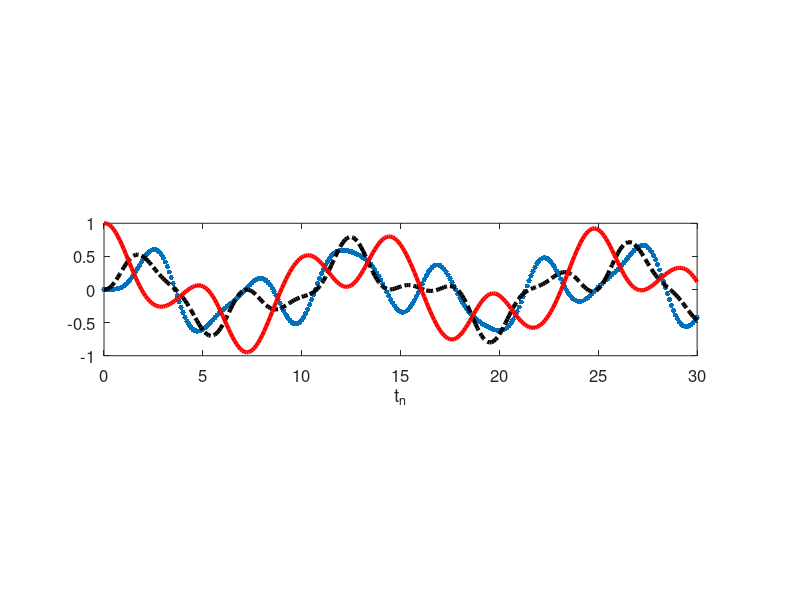

MATLAB code for this plot:
%
DAT.MARKERSIZE=12;
DAT.FONTSIZE=12;
DAT.LINEWIDTH=3;


P=[3 -2 0;-2 3 -1; 0 -1 1];

x1=[0;0;1];
TAU=0.1;

%%%%%%%%%%%%%%%%%%%%%%%%%%%%%%%%%%%%%%%%%%%%%%%%%%%%%%%%%%%%%%%%%%%%%%%%%%%%%%%%
T=0:TAU:30;
L=length(T);
N=numel(x1);

X=zeros(N,L);
X(:,1)=x1;
X(:,2)=x1;
A=(2*eye(N)-TAU*TAU*P)

for II=2:(L-1)
	X(:,II+1)=A*X(:,II)-X(:,II-1);
end


plot(	T,X(1,:),'.',"markersize", DAT.MARKERSIZE,'linewidth',DAT.LINEWIDTH, ...
	T,X(2,:),'k-.',"markersize", DAT.MARKERSIZE,'linewidth',DAT.LINEWIDTH, ...
	T,X(3,:),'r-',"markersize", DAT.MARKERSIZE,'linewidth',DAT.LINEWIDTH);
%grid
daspect([3.35 1 1])
    %set (gca, "ygrid", "on");
    %ylim([-2 8])
    xlim([min(T) max(T)]);
    hx=xlabel('t_n');
    set (hx, "fontsize", DAT.FONTSIZE);
    hl=legend(' x_1(t_n)',' x_2(t_n)',' x_3(t_n)','location','eastoutside');
    INFO=get(hl,'position');
    set (hl,'position',[1.9*INFO(1) 1.3*INFO(2) 1.5*INFO(3) INFO(4)]);
    set (hl, "fontsize", DAT.FONTSIZE);
    set (gca, "fontsize", DAT.FONTSIZE);
print(gcf,'segundooder1','-depsc','-tight',['-F:' num2str(DAT.FONTSIZE)])
